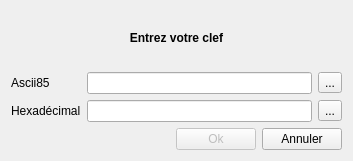
<?xml version="1.0" encoding="UTF-8"?>
<ui version="4.0">
 <class>KeyDialog</class>
 <widget class="QDialog" name="KeyDialog">
  <property name="geometry">
   <rect>
    <x>0</x>
    <y>0</y>
    <width>353</width>
    <height>161</height>
   </rect>
  </property>
  <property name="windowTitle">
   <string>Clef de chiffrement</string>
  </property>
  <layout class="QVBoxLayout" name="verticalLayout">
   <item>
    <widget class="QLabel" name="label">
     <property name="text">
      <string>&lt;strong&gt;Entrez votre clef&lt;/strong&gt;</string>
     </property>
     <property name="alignment">
      <set>Qt::AlignCenter</set>
     </property>
    </widget>
   </item>
   <item>
    <layout class="QGridLayout" name="gridLayout">
     <item row="0" column="0">
      <widget class="QLabel" name="label_3">
       <property name="text">
        <string>Ascii85</string>
       </property>
      </widget>
     </item>
     <item row="0" column="1">
      <widget class="QLineEdit" name="ascii85"/>
     </item>
     <item row="0" column="2">
      <widget class="QToolButton" name="ascii85Browse">
       <property name="text">
        <string>...</string>
       </property>
      </widget>
     </item>
     <item row="1" column="0">
      <widget class="QLabel" name="label_2">
       <property name="text">
        <string>Hexadécimal</string>
       </property>
      </widget>
     </item>
     <item row="1" column="1">
      <widget class="QLineEdit" name="hex">
       <property name="inputMask">
        <string/>
       </property>
      </widget>
     </item>
     <item row="1" column="2">
      <widget class="QToolButton" name="hexBrowse">
       <property name="text">
        <string>...</string>
       </property>
      </widget>
     </item>
    </layout>
   </item>
   <item>
    <layout class="QHBoxLayout" name="horizontalLayout">
     <item>
      <spacer name="horizontalSpacer">
       <property name="orientation">
        <enum>Qt::Horizontal</enum>
       </property>
       <property name="sizeHint" stdset="0">
        <size>
         <width>40</width>
         <height>20</height>
        </size>
       </property>
      </spacer>
     </item>
     <item>
      <widget class="QPushButton" name="ok">
       <property name="enabled">
        <bool>false</bool>
       </property>
       <property name="text">
        <string>Ok</string>
       </property>
      </widget>
     </item>
     <item>
      <widget class="QPushButton" name="cancel">
       <property name="text">
        <string>Annuler</string>
       </property>
      </widget>
     </item>
    </layout>
   </item>
  </layout>
 </widget>
 <tabstops>
  <tabstop>ascii85</tabstop>
  <tabstop>ascii85Browse</tabstop>
  <tabstop>hex</tabstop>
  <tabstop>hexBrowse</tabstop>
  <tabstop>ok</tabstop>
  <tabstop>cancel</tabstop>
 </tabstops>
 <resources/>
 <connections/>
</ui>
